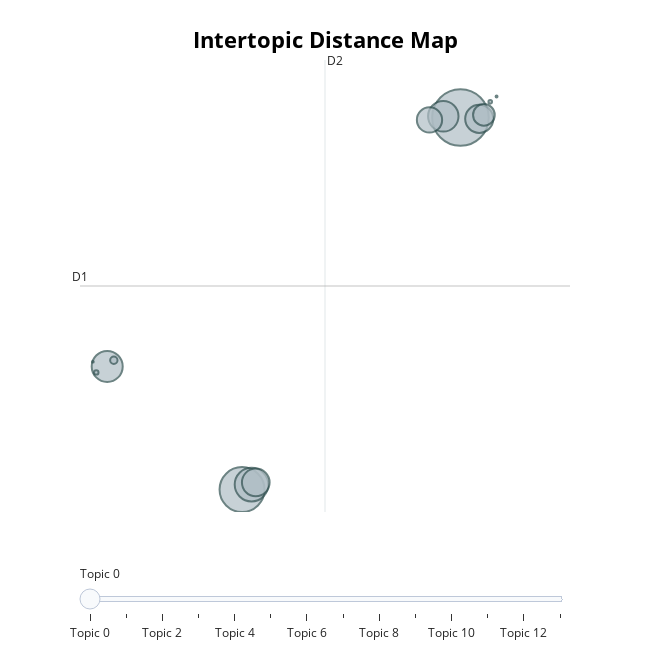

Here is the notebook cell this chart was saved with:
### Code cell
topic_model.visualize_topics()

### Figure 1 — Plotly figure (JSON) as saved in the notebook; plotly's stock layout.template omitted (floating-point values rounded to 4 significant figures)
{"data": [{"customdata": [[0, "empresas | abastecimento | recursos | propriedade | construcao", 37703], [1, "infraestrutura | concreto | construcao | praca | asfaltico", 23807], [2, "higiene | limpeza | higienizacao | cozinha | abastecimento", 13340], [3, "clinicas | clinica | clinico | medica | medicina", 11343], [4, "escolares | escolas | escolar | educacional | escola", 10937], [5, "humana | ambulatorial | abrasivos | estofados | acessorios", 9310], [6, "pneus | automotor | equipamento | maquinas | motor", 9021], [7, "alimenticios | alimentos | agricultura | agricultores | hortifrutigranjeiros", 7505], [8, "material | materiais | plastico | concreto | equipamentos", 5541], [9, "servico |  |  |  | ", 638], [10, "hospitalares | medico | enfermagem | odontologicos | equipamentos", 231], [11, "animal | natura | vegetal | alimentacao | origem", 151], [12, "hidrosanitarias | eletricas | materiais | natural | instalacoes", 44], [13, "medicamentos | eticos |  |  | ", 33]], "hovertemplate": "<b>Topic %{customdata[0]}</b><br>%{customdata[1]}<br>Size: %{customdata[2]}", "legendgroup": "", "marker": {"color": "#B0BEC5", "line": {"color": "DarkSlateGrey", "width": 2}, "size": [37703, 23807, 13340, 11343, 10937, 9310, 9021, 7505, 5541, 638, 231, 151, 44, 33], "sizemode": "area", "sizeref": 23.56, "symbol": "circle"}, "mode": "markers", "name": "", "orientation": "v", "showlegend": false, "type": "scatter", "x": [14.63, 7.584, 7.89, 3.234, 14.08, 15.24, 8.027, 13.63, 15.39, 3.448, 2.881, 15.59, 15.8, 2.772], "xaxis": "x", "y": [13.75, -9.229, -8.923, -1.623, 13.82, 13.66, -8.785, 13.6, 13.91, -1.241, -1.992, 14.71, 15.04, -1.334], "yaxis": "y"}], "layout": {"annotations": [{"showarrow": false, "text": "D1", "x": 2.356, "y": 3.342, "yshift": 10}, {"showarrow": false, "text": "D2", "x": 10.26, "xshift": 10, "y": 17.3}], "height": 650, "hoverlabel": {"bgcolor": "white", "font": {"family": "Rockwell", "size": 16}}, "legend": {"itemsizing": "constant", "tracegroupgap": 0}, "margin": {"t": 60}, "shapes": [{"line": {"color": "#CFD8DC", "width": 2}, "type": "line", "x0": 10.26, "x1": 10.26, "y0": -10.61, "y1": 17.3}, {"line": {"color": "#9E9E9E", "width": 2}, "type": "line", "x0": 2.356, "x1": 18.17, "y0": 3.342, "y1": 3.342}], "sliders": [{"active": 0, "pad": {"t": 50}, "steps": [{"args": [{"marker.color": [["red", "#B0BEC5", "#B0BEC5", "#B0BEC5", "#B0BEC5", "#B0BEC5", "#B0BEC5", "#B0BEC5", "#B0BEC5", "#B0BEC5", "#B0BEC5", "#B0BEC5", "#B0BEC5", "#B0BEC5"]]}], "label": "Topic 0", "method": "update"}, {"args": [{"marker.color": [["#B0BEC5", "red", "#B0BEC5", "#B0BEC5", "#B0BEC5", "#B0BEC5", "#B0BEC5", "#B0BEC5", "#B0BEC5", "#B0BEC5", "#B0BEC5", "#B0BEC5", "#B0BEC5", "#B0BEC5"]]}], "label": "Topic 1", "method": "update"}, {"args": [{"marker.color": [["#B0BEC5", "#B0BEC5", "red", "#B0BEC5", "#B0BEC5", "#B0BEC5", "#B0BEC5", "#B0BEC5", "#B0BEC5", "#B0BEC5", "#B0BEC5", "#B0BEC5", "#B0BEC5", "#B0BEC5"]]}], "label": "Topic 2", "method": "update"}, {"args": [{"marker.color": [["#B0BEC5", "#B0BEC5", "#B0BEC5", "red", "#B0BEC5", "#B0BEC5", "#B0BEC5", "#B0BEC5", "#B0BEC5", "#B0BEC5", "#B0BEC5", "#B0BEC5", "#B0BEC5", "#B0BEC5"]]}], "label": "Topic 3", "method": "update"}, {"args": [{"marker.color": [["#B0BEC5", "#B0BEC5", "#B0BEC5", "#B0BEC5", "red", "#B0BEC5", "#B0BEC5", "#B0BEC5", "#B0BEC5", "#B0BEC5", "#B0BEC5", "#B0BEC5", "#B0BEC5", "#B0BEC5"]]}], "label": "Topic 4", "method": "update"}, {"args": [{"marker.color": [["#B0BEC5", "#B0BEC5", "#B0BEC5", "#B0BEC5", "#B0BEC5", "red", "#B0BEC5", "#B0BEC5", "#B0BEC5", "#B0BEC5", "#B0BEC5", "#B0BEC5", "#B0BEC5", "#B0BEC5"]]}], "label": "Topic 5", "method": "update"}, {"args": [{"marker.color": [["#B0BEC5", "#B0BEC5", "#B0BEC5", "#B0BEC5", "#B0BEC5", "#B0BEC5", "red", "#B0BEC5", "#B0BEC5", "#B0BEC5", "#B0BEC5", "#B0BEC5", "#B0BEC5", "#B0BEC5"]]}], "label": "Topic 6", "method": "update"}, {"args": [{"marker.color": [["#B0BEC5", "#B0BEC5", "#B0BEC5", "#B0BEC5", "#B0BEC5", "#B0BEC5", "#B0BEC5", "red", "#B0BEC5", "#B0BEC5", "#B0BEC5", "#B0BEC5", "#B0BEC5", "#B0BEC5"]]}], "label": "Topic 7", "method": "update"}, {"args": [{"marker.color": [["#B0BEC5", "#B0BEC5", "#B0BEC5", "#B0BEC5", "#B0BEC5", "#B0BEC5", "#B0BEC5", "#B0BEC5", "red", "#B0BEC5", "#B0BEC5", "#B0BEC5", "#B0BEC5", "#B0BEC5"]]}], "label": "Topic 8", "method": "update"}, {"args": [{"marker.color": [["#B0BEC5", "#B0BEC5", "#B0BEC5", "#B0BEC5", "#B0BEC5", "#B0BEC5", "#B0BEC5", "#B0BEC5", "#B0BEC5", "red", "#B0BEC5", "#B0BEC5", "#B0BEC5", "#B0BEC5"]]}], "label": "Topic 9", "method": "update"}, {"args": [{"marker.color": [["#B0BEC5", "#B0BEC5", "#B0BEC5", "#B0BEC5", "#B0BEC5", "#B0BEC5", "#B0BEC5", "#B0BEC5", "#B0BEC5", "#B0BEC5", "red", "#B0BEC5", "#B0BEC5", "#B0BEC5"]]}], "label": "Topic 10", "method": "update"}, {"args": [{"marker.color": [["#B0BEC5", "#B0BEC5", "#B0BEC5", "#B0BEC5", "#B0BEC5", "#B0BEC5", "#B0BEC5", "#B0BEC5", "#B0BEC5", "#B0BEC5", "#B0BEC5", "red", "#B0BEC5", "#B0BEC5"]]}], "label": "Topic 11", "method": "update"}, {"args": [{"marker.color": [["#B0BEC5", "#B0BEC5", "#B0BEC5", "#B0BEC5", "#B0BEC5", "#B0BEC5", "#B0BEC5", "#B0BEC5", "#B0BEC5", "#B0BEC5", "#B0BEC5", "#B0BEC5", "red", "#B0BEC5"]]}], "label": "Topic 12", "method": "update"}, {"args": [{"marker.color": [["#B0BEC5", "#B0BEC5", "#B0BEC5", "#B0BEC5", "#B0BEC5", "#B0BEC5", "#B0BEC5", "#B0BEC5", "#B0BEC5", "#B0BEC5", "#B0BEC5", "#B0BEC5", "#B0BEC5", "red"]]}], "label": "Topic 13", "method": "update"}]}], "title": {"font": {"color": "Black", "size": 22}, "text": "<b>Intertopic Distance Map</b>", "x": 0.5, "xanchor": "center", "y": 0.95, "yanchor": "top"}, "width": 650, "xaxis": {"anchor": "y", "domain": [0, 1], "range": [2.356, 18.17], "title": {"text": ""}, "visible": false}, "yaxis": {"anchor": "x", "domain": [0, 1], "range": [-10.61, 17.3], "title": {"text": ""}, "visible": false}}}
